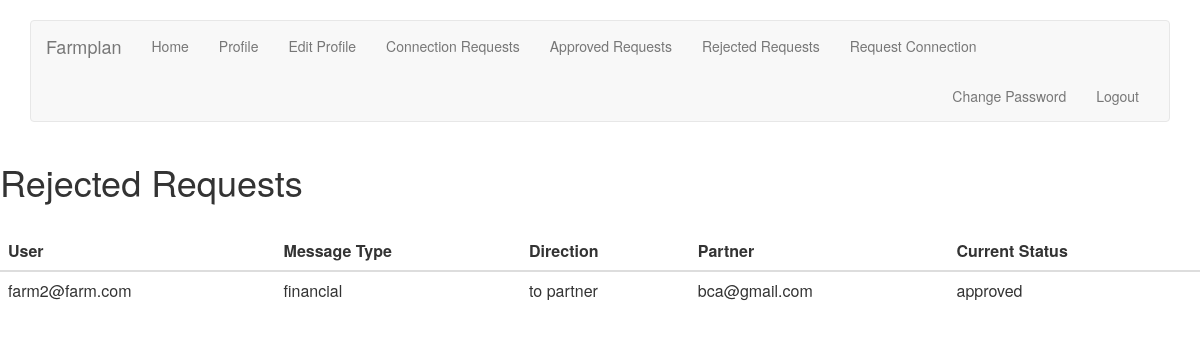
Page /connections/rejected_table/ (signed in) on the earlier database version.
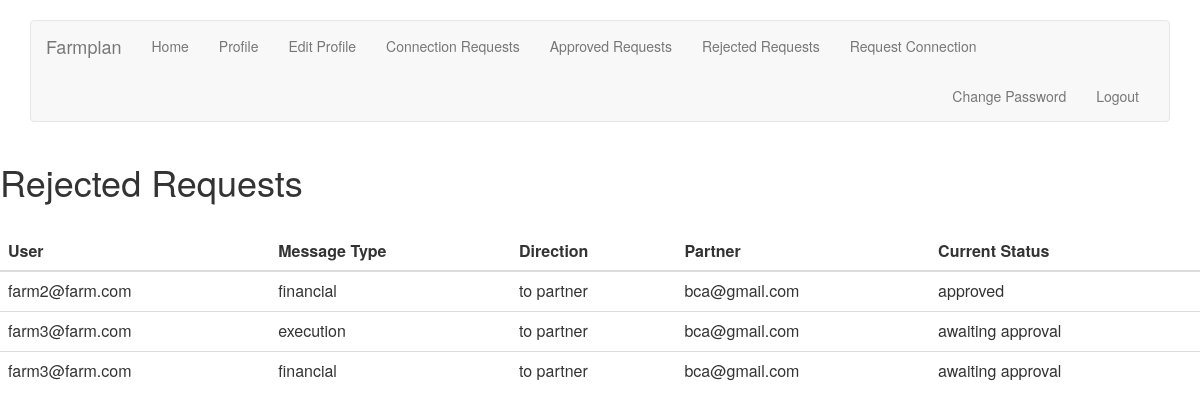
Same page on the later database version.
### connections/models.py (models this page shows, shortened)
class ConnectionTable(models.Model):
    MESSAGE_CHOICES = (
        ('movement', 'movement'),
        ('execution', 'execution'),
        ('financial', 'financial'),
    )
    DIRECTION_CHOICES = (
        ('to partner', 'to partner'),
        ('from partner', 'from partner'),
    )
    STATUS_CHOICES = (
        ('awaiting approval', 'awaiting approval'),
        ('approved', 'approved'),
        ('rejected', 'rejected'),
    )
    user = models.ForeignKey(FarmUser, on_delete=models.CASCADE, limit_choices_to={'is_client': False, 'is_admin': False}, related_name="partner")
    message_type = models.CharField(max_length=50, choices=MESSAGE_CHOICES,default='')
    direction = models.CharField(max_length=50, choices=DIRECTION_CHOICES, default='')
    client = models.ForeignKey(FarmUser, on_delete=models.CASCADE, limit_choices_to={'is_client': True}, related_name="client")
    status = models.CharField(max_length=50, choices=STATUS_CHOICES, default='awaiting approval')
    slug = models.SlugField(max_length=150, unique=True)
    class Meta:
        unique_together = (('user','message_type','direction','client'))    #prevent duplicates
        ordering  = ('client', 'direction')                                 #order by client then direction

### accounts/models.py (models this page shows, shortened)
class FarmUser(AbstractBaseUser):
    email = models.EmailField(max_length=100, default='', unique=True)
    gatekeeper_id = models.CharField(max_length=10, unique=True)
    business_name = models.CharField(max_length=100, default='', unique=True)
    is_active = models.BooleanField(default=True)
    is_admin = models.BooleanField(default=False)
    is_client = models.BooleanField(default=False)
    objects = UserManager()
    USERNAME_FIELD = 'email'        #username field and password required by default
    REQUIRED_FIELDS = ['gatekeeper_id','business_name'] #used when executing command like python manage.py createsuperuser
    def __str__(self):
        return self.email

### connections/views.py (the view)
@login_required
def rejected_table(request):
    if request.user.is_client:
        data = ConnectionTable.objects.filter(client=request.user, status="rejected")
        args = {'data': data}
        return render(request, 'connections/client/rejected_table.html', args)
    elif request.user.is_admin:
        data = ConnectionTable.objects.all()
        args = {'data': data}
        return render(request, 'connections/admin/rejected_table.html', args)
    else:
        data = ConnectionTable.objects.filter(user=request.user, status="rejected")
        args = {'data': data}
        return render(request, 'connections/partner/rejected_table.html', args)

### connections/templates/connections/admin/rejected_table.html (shortened to what this page needs)
{% extends 'base.html' %}
{% block body %}
<h1>Rejected Requests</h1>
<br/>
<div>
    <table class="table">
        <thead>
              <tr>
                <th>User</th>
                <th>Message Type</th>
                <th>Direction</th>
                <th>Partner</th>
                <th>Current Status</th>
              </tr>
        </thead>
        <tbody>
        {% for value in data %}
            <tr>
                <td>{{ value.user }}</td>
                <td>{{ value.message_type }}</td>
                <td>{{ value.direction }}</td>
                <td>{{ value.client }}</td>
                <td>{{ value.status }}</td>
            </tr>
        {% endfor %}
        </tbody>
    </table>
</div>
{% endblock %}

Differences in the rows shown:
added ConnectionTable: user "farm3@farm.com", message_type "execution", direction "to partner", client "bca@gmail.com", status "awaiting approval"
added ConnectionTable: user "farm3@farm.com", message_type "financial", direction "to partner", client "bca@gmail.com", status "awaiting approval"
